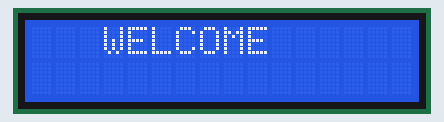
Recording of a sketch running on a simulated Arduino Uno, built with avr-gcc and run on an emulated ATmega328P. Shown: 16×2 character LCD.

Above: at 0.1 s.
At 2.1 s:
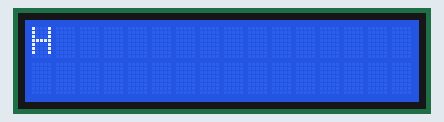
At 2.6 s:
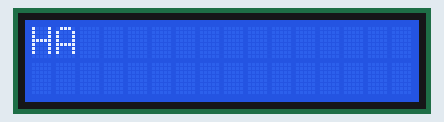
At 3.1 s:
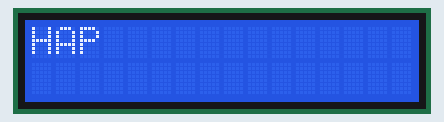
At 4.6 s:
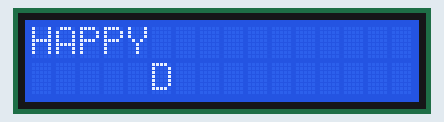
At 7.1 s:
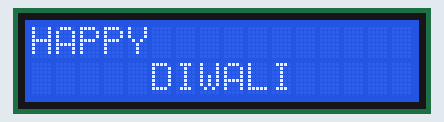

Measured:
- by itself, everything shown: repeats every 5.5 s, in 11 steps
- what the display in image 1 shows lasts 0.5 s, from 2.1 s to 2.6 s

The sketch:

Lcd_Printing_HAPPY_DIWALI.ino
```cpp
#include <LiquidCrystal_I2C.h>
LiquidCrystal_I2C lcd(0x27,16,2);
char a[]={'H','A','P','P','Y','D','I','W','A','L','I'};
void setup()
{
  Serial.begin(9600);
  lcd.init();
  lcd.backlight();
  lcd.setCursor(3,0);
  lcd.print("WELCOME"); delay(2000);

}
void loop()
{
  lcd.clear();
  for(int i=0;i<5;i++)
  {

    lcd.setCursor(i,0);
    lcd.print(a[i]);
    delay(500);

  }
  for(int j=5;j<11;j++)
  {
    lcd.setCursor(j,1);
    lcd.print(a[j]);
    delay(500);
  }


}
```
